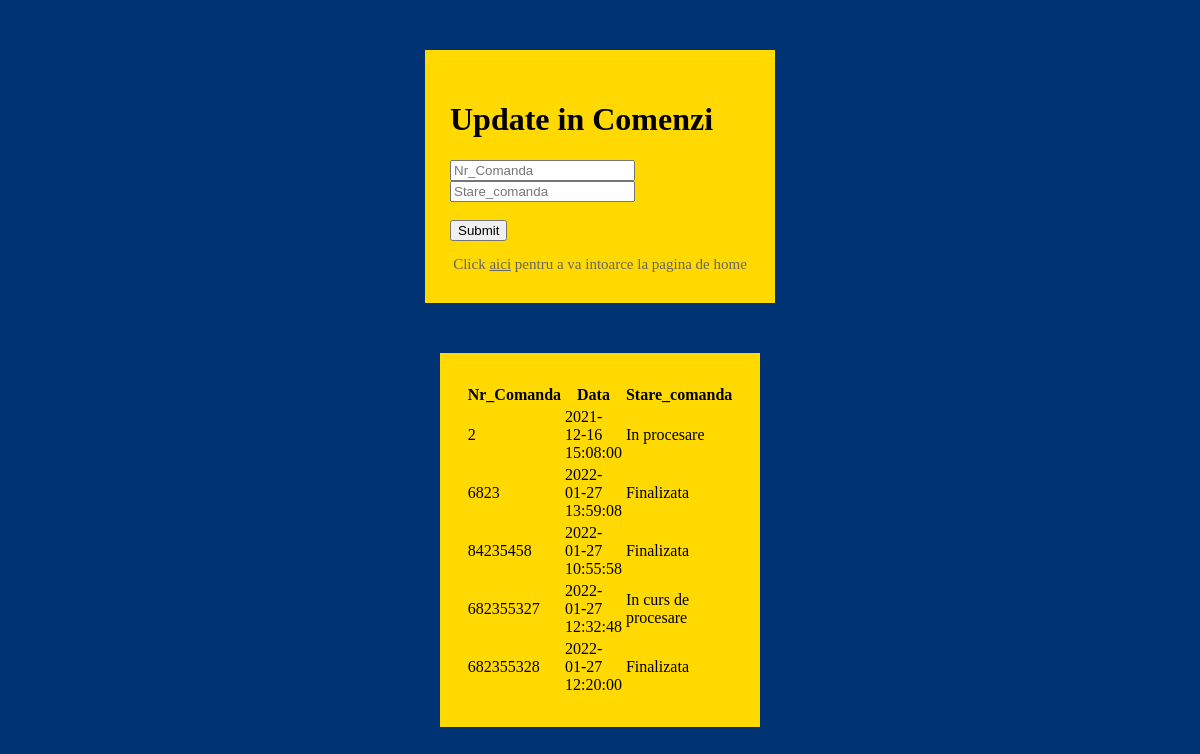
Page /update-comenzi.php on the committed database.
### tables this page shows
CREATE TABLE `comenzi` (
  `Nr_Comanda` int(50) NOT NULL,
  `Data` datetime NOT NULL,
  `Modalitate_plata` varchar(255) NOT NULL,
  `Stare_comanda` varchar(255) NOT NULL,
  `ID_Client` int(11) NOT NULL
);

### update-comenzi.php (the view, shortened to what this page needs)
<!DOCTYPE html>
<html>
<head>
    <link rel="stylesheet" href="style.css"/>
</head>
<body>
<form class="form"  method="POST">
        <h1 class="update-comenzi-title">Update in Comenzi</h1>
        <input type="number" class="update-comenzi-input" name="Nr_Comanda" placeholder="Nr_Comanda" required />
        <input type="text" class="update-comenzi" name="Stare_comanda" placeholder="Stare_comanda">
        <br><br><input type="submit" name="submit" class="update-comenzi-button">
        <p class='link'>Click <a href='dashboard.php'>aici</a> pentru a va intoarce la pagina de home</p>
</form>
<?php
    include 'config.php';
    $query = "SELECT * FROM comenzi";
    if($result = mysqli_query($con, $query)){
        if(mysqli_num_rows($result) > 0){
                echo "<center><table class='form'>";
                    echo "<tr>";
                        echo "<th>Nr_Comanda</th>";
                        echo "<th>Data</th>";
                        echo "<th>Stare_comanda</th>";
                    echo "</tr>";
                while($row = mysqli_fetch_array($result)){
                    echo "<tr>";
                        echo "<td>" . $row['Nr_Comanda'] . "</td>";
                        echo "<td>" . $row['Data'] . "</td>";
                        echo "<td>" . $row['Stare_comanda'] . "</td>";
                    echo "</tr>";
                }
                echo "</table></center>";
            } else {
                echo "Nu exista date in tabel!";
            }
        } else {
            echo "ERROR: Nu s-a putut executa $query. " . mysqli_error($con);
        }
?>
</body>
</html>

### style.css (style rules this page uses)
body { background: #003373; }
.form { margin: 50px auto; width: 300px; padding: 30px 25px; background: #ffd900; }
.link { color: #666; font-size: 15px; text-align: center; margin-bottom: 0px; }
.link a { color: #666; }

### rows in the picture
comenzi: Nr_Comanda "2", Data "2021-12-16 15:08:00", Stare_comanda "In procesare"
comenzi: Nr_Comanda "6823", Data "2022-01-27 13:59:08", Stare_comanda "Finalizata"
comenzi: Nr_Comanda "84235458", Data "2022-01-27 10:55:58", Stare_comanda "Finalizata"
comenzi: Nr_Comanda "682355327", Data "2022-01-27 12:32:48", Stare_comanda "In curs de procesare"
comenzi: Nr_Comanda "682355328", Data "2022-01-27 12:20:00", Stare_comanda "Finalizata"
